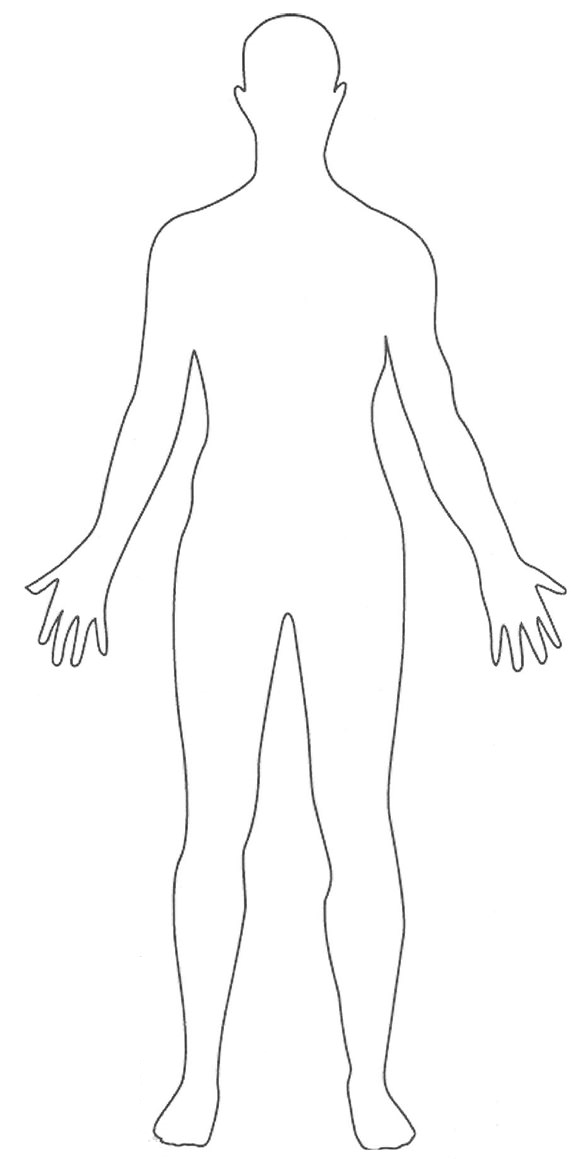
#> input picture Won-Joon/Images/Silhouette.png, 585 x 1170 px, found by its file name
$ jupyter execute --allow-errors 'Optical Flow with Silhouette (WORK HERE LATER - relative coordinates).ipynb'   (text cells are left out)
#> lines starting #> are read from the running program, lines starting #| are printed output that depends on the picture; after the words box and inside, x2 and y2 are one past the last pixel; in counts of white or black regions, pixels touching at a corner belong together
[cell 1]
import cv2
import numpy

[cell 2]
def show_img(img):
    cv2.imshow('img', img)
    cv2.waitKey(0)
    cv2.destroyAllWindows()

[cell 3]
import os
# Read images
img1 = cv2.imread(os.getcwd()+"\\Images\\"+ "Silhouette.png")
#> img1 is the input picture: shape (1170, 585, 3); min 21, max 255, mean 251.3
img2 = cv2.imread(os.getcwd()+"\\Images\\"+ "Silhouette (480 x 640).png") # not used!
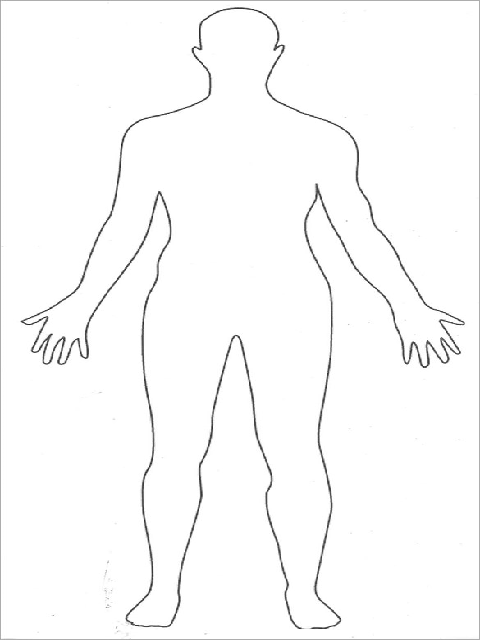
#> input picture Won-Joon/Images/Silhouette (480 x 640).png, 480 x 640 px, found by its file name
#> img2 is the input picture: shape (640, 480, 3); min 27, max 255, mean 250.7


# Frame is 640 x 480, resize img by 1/3
resize_factor = 3
img2gray = cv2.cvtColor(img1, cv2.COLOR_BGR2GRAY)
img2gray = cv2.resize(img2gray, (int(480/resize_factor), int(640/resize_factor)))
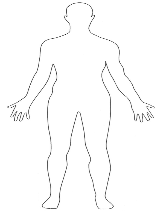
#> img2gray: shape (213, 160); min 29, max 255, mean 251.2


# create mask from silhoutte
ret, mask = cv2.threshold(img2gray, 230, 255, cv2.THRESH_BINARY)
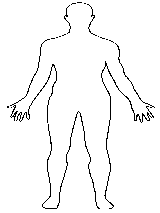
#> mask: shape (213, 160); 96.8% white; black in thin lines or dots, all inside (x1, y1, x2, y2) = (7, 2, 155, 209)
mask_inv = cv2.bitwise_not(mask)

[cell 4]
cap = cv2.VideoCapture(0)
_, frame = cap.read()
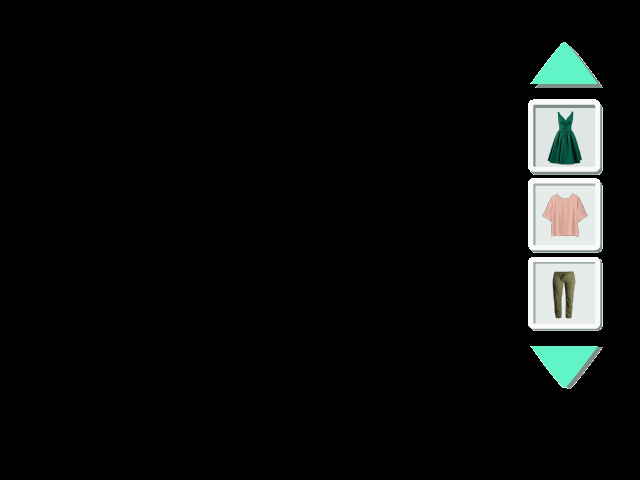
#> input picture src/back_img (1).png, 640 x 480 px, given in place of the camera
#> frame is the input picture: shape (480, 640, 3); mean B, G, R 13.3, 14.1, 12.3

rows, cols = img2gray.shape
#> rows = 213; cols = 160
frame_row, frame_cols, channels = frame.shape
#> frame_row = 480; frame_cols = 640; channels = 3
cap.release()

y_gap = int( (frame_row - rows)/2 )
#> y_gap = 133
x_gap = int( (frame_cols - cols)/2 )
#> x_gap = 240

# Idea behind ROI: From 1st gap coordinates to 2nd gap
roi = frame[ y_gap : int(frame_cols - y_gap) ,x_gap : int(frame_row - x_gap) ]
#> roi = empty array

[cell 5]
frame_row + x_gap
#> Out = 720

[cell 6]
x_gap
#> Out = 240

[cell 7]
roi.shape
#> Out = (347, 0, 3)

[cell 8]
cap = cv2.VideoCapture(0)

#> (the rest of this cell did not finish here and is left out)

[cell 9]
cap.release()

[cell 10]
frame.shape
#> Out = (480, 640, 3)
